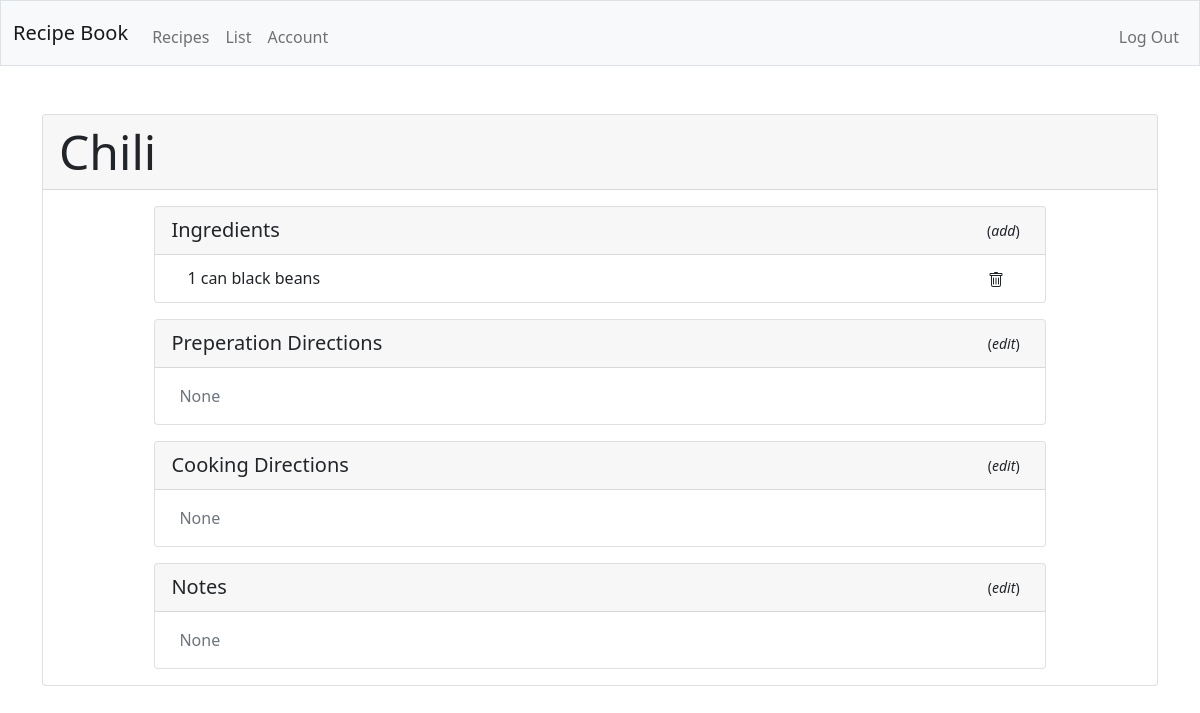
The app's page /recipe (signed in) with its own data.
### tables this page shows
CREATE TABLE recipes(id INTEGER PRIMARY KEY AUTOINCREMENT NOT NULL, user_id INT, prep_direction TEXT, cook_direction TEXT, notes TEXT, name TEXT);

CREATE TABLE ingredients(user_id INT, recipe_id INT, amount TEXT, item TEXT);

### app.py (the view)
@app.route("/recipe", methods=["GET", "POST"])
@login_required
def recipe():
    if request.method == "POST":
        recipe_name = request.form.get("recipeName")
        db.execute("UPDATE users SET current_recipe = ? WHERE id = ?", recipe_name, session["user_id"])
        recipe = db.execute("SELECT * FROM recipes WHERE name = ? AND user_id = ?", recipe_name, session["user_id"])
        ingredient_list = db.execute("SELECT * FROM ingredients WHERE user_id = ? AND recipe_id = ?", session["user_id"], recipe[0]["id"])
        return render_template("recipe.html", recipe_name=recipe_name, recipe=recipe, ingredient_list=ingredient_list)
    else:
        current_recipe = db.execute("SELECT current_recipe FROM users WHERE id = ?", session["user_id"])
        recipe = db.execute("SELECT * FROM recipes WHERE name = ? AND user_id = ?", current_recipe[0]["current_recipe"], session["user_id"])
        ingredient_list = db.execute("SELECT * FROM ingredients WHERE user_id = ? AND recipe_id = ?", session["user_id"], recipe[0]["id"])
        return render_template("recipe.html", recipe=recipe, ingredient_list=ingredient_list)

### app.py (called while the page is built)
@app.after_request
def after_request(response):
    response.headers["Cache-Control"] = "no-cache, no-store, must-revalidate"
    response.headers["Expires"] = 0
    response.headers["Pragma"] = "no-cache"
    return response

def login_required(f):
    @wraps(f)
    def decorated_function(*args, **kwargs):
        if session.get("user_id") is None:
            return redirect("/login")
        return f(*args, **kwargs)
    return decorated_function

### templates/recipe.html (shortened to what this page needs)
{% extends "layout.html" %}
{% block main %}
    <div class="container">
        <div class="card">
            <h1 class="card-header display-5 mb-3">{{ recipe[0].name }}</h1>
        <div class="card mb-3 mx-auto" style="width: 80%;">
            <div class="card-header recipe_header">
              <span class="lead">Ingredients</span><span class="ms-5 small">
                    <button type="button" class="btn bg-transparent btn-sm" data-bs-toggle="modal" data-bs-target="#ingredientModal">
                        (<em>add</em>)
                    </button>
              </span>
            </div>
            <ul class="list-group list-group-flush">
                {% for ingredient in ingredient_list %}
                    <li class="list-group-item mx-3 ingredients_li"><span>{{ ingredient.amount }} {{ ingredient.item }}</span>
                        <form action="/delete_ingredient" method="post">
                            <button class="btn bg-transparent btn-sm" type="submit">
                                <svg xmlns="http://www.w3.org/2000/svg" width="16" height="16" fill="currentColor" class="bi bi-trash" id="{{ ingredient.item }}" viewBox="0 0 16 16">
                                <path d="M5.5 5.5A.5.5 0 0 1 6 6v6a.5.5 0 0 1-1 0V6a.5.5 0 0 1 .5-.5zm2.5 0a.5.5 0 0 1 .5.5v6a.5.5 0 0 1-1 0V6a.5.5 0 0 1 .5-.5zm3 .5a.5.5 0 0 0-1 0v6a.5.5 0 0 0 1 0V6z"/>
                                <path fill-rule="evenodd" d="M14.5 3a1 1 0 0 1-1 1H13v9a2 2 0 0 1-2 2H5a2 2 0 0 1-2-2V4h-.5a1 1 0 0 1-1-1V2a1 1 0 0 1 1-1H6a1 1 0 0 1 1-1h2a1 1 0 0 1 1 1h3.5a1 1 0 0 1 1 1v1zM4.118 4 4 4.059V13a1 1 0 0 0 1 1h6a1 1 0 0 0 1-1V4.059L11.882 4H4.118zM2.5 3V2h11v1h-11z"/>
                                </svg>
                            </button>
                        </form>
                    </li>
                {% else %}
                    <li class="list-group-item mx-3">No ingredients added yet.</li>
                {% endfor %}
            </ul>
        </div>
        <div class="card mb-3 mx-auto" style="width: 80%;">
            <div class="card-header recipe_header">
                <span class="lead">Preperation Directions</span><span class="ms-5 small">
                    <button type="button" class="btn bg-transparent btn-sm" data-bs-toggle="modal" data-bs-target="#prepModal">
                        (<em>edit</em>)
                    </button>
                </span>
            </div>
            <div class="card-body mx-2 text-muted">
                {{ recipe[0].prep_direction }}
            </div>
        </div>
        <div class="card mb-3 mx-auto" style="width: 80%;">
            <div class="card-header recipe_header">
                <span class="lead">Cooking Directions</span><span class="ms-5 small">
                    <button type="button" class="btn bg-transparent btn-sm" data-bs-toggle="modal" data-bs-target="#cookModal">
                        (<em>edit</em>)
                    </button>
                </span>
            </div>
            <div class="card-body mx-2 text-muted">
                {{ recipe[0].cook_direction }}
            </div>
        </div>
        <div class="card mb-3 mx-auto" style="width: 80%;">
            <div class="card-header recipe_header">
                <span class="lead">Notes</span><span class="ms-5 small">
                    <button type="button" class="btn bg-transparent btn-sm" data-bs-toggle="modal" data-bs-target="#noteModal">
                        (<em>edit</em>)
                    </button>
                </span>
            </div>
            <div class="card-body mx-2 text-muted">
                {{ recipe[0].notes }}
            </div>
        </div>
        </div>
    </div>
{% endblock %}

### static/styles.css (style rules this page uses)
.recipe_header, .ingredients_li { display: flex; justify-content: space-between; align-items: center; }

### records on screen
recipes: name "Chili"
ingredients: amount "1 can", item "black beans"

### other values on screen
{{ recipe[0].prep_direction }} "None"
{{ recipe[0].cook_direction }} "None"
{{ recipe[0].notes }} "None"
